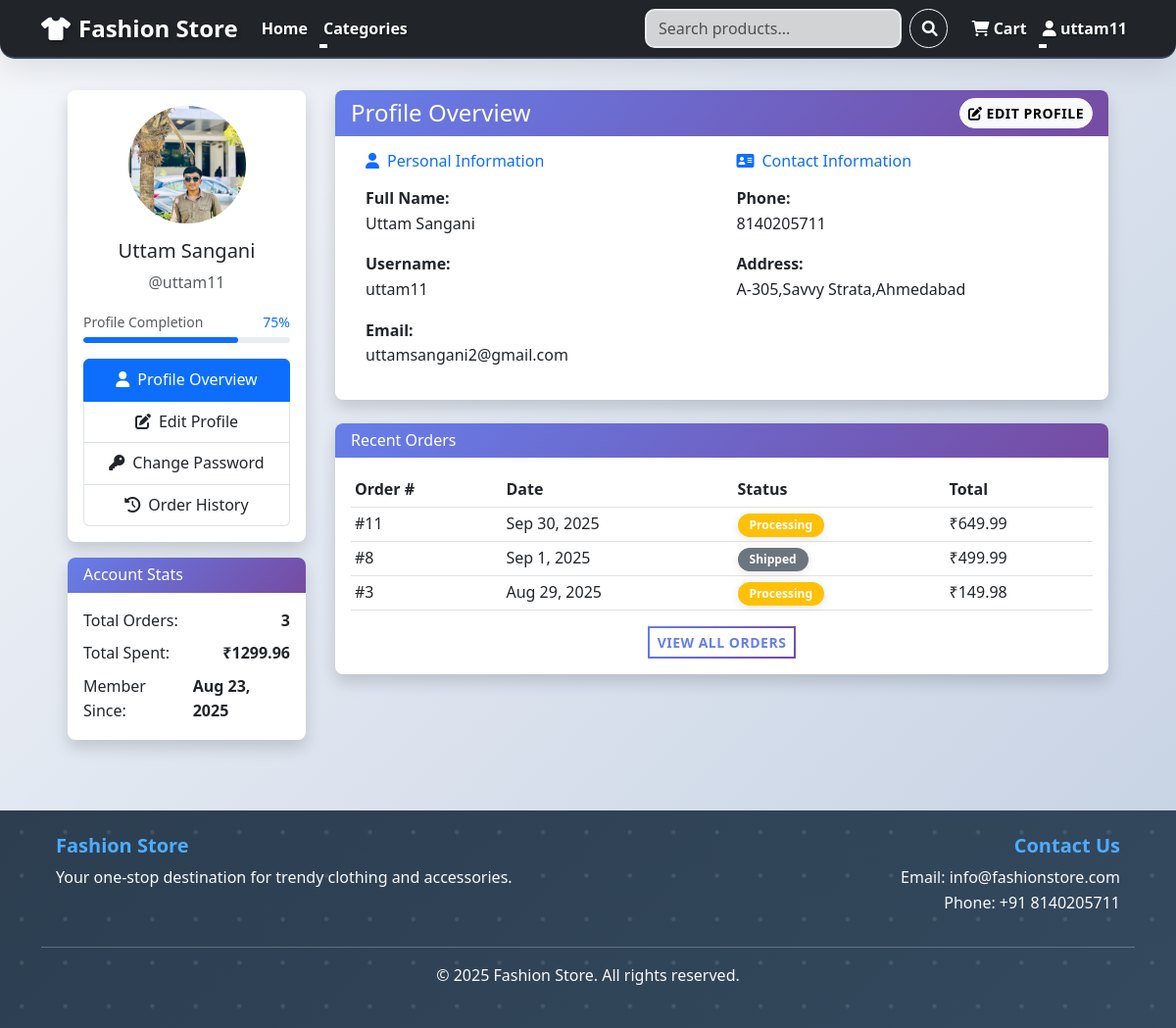
Page /profile/ (signed in) on the committed database.
### store/models.py (models this page shows, shortened)
class UserProfile(models.Model):
    GENDER_CHOICES = [
        ('M', 'Male'),
        ('F', 'Female'),
        ('O', 'Other'),
        ('N', 'Prefer not to say'),
    ]
    NOTIFICATION_PREFERENCES = {
        'order_updates': True,
        'promotional_emails': True,
        'newsletter': True,
        'price_drop_alerts': True,
        'back_in_stock': True,
        'wishlist_updates': True,
    }
    user = models.OneToOneField(User, on_delete=models.CASCADE)
    phone = models.CharField(max_length=15, blank=True)
    address = models.TextField(blank=True)
    date_of_birth = models.DateField(blank=True, null=True)
    gender = models.CharField(max_length=1, choices=GENDER_CHOICES, blank=True)
    bio = models.TextField(blank=True, max_length=500)
    website = models.URLField(blank=True)
    twitter = models.CharField(max_length=50, blank=True)
    instagram = models.CharField(max_length=50, blank=True)
    facebook = models.CharField(max_length=50, blank=True)
    profile_picture = models.ImageField(upload_to='profile_pictures/', blank=True, null=True)
    email_notifications = models.BooleanField(default=True)
    newsletter_subscription = models.BooleanField(default=False)
    notification_preferences = models.JSONField(default=dict)
    created_at = models.DateTimeField(auto_now_add=True)
    updated_at = models.DateTimeField(auto_now=True)
    wishlist = models.ManyToManyField(Product, related_name='wishlisted_by', blank=True)
    @property
    def profile_picture_url(self):
        if self.profile_picture:
            return self.profile_picture.url
        return '/static/images/default-avatar.png'
    @property
    def profile_completion_percentage(self):
        fields_to_check = [
            self.user.first_name, self.user.last_name, self.user.email,
            self.phone, self.address, self.profile_picture,
            self.date_of_birth, self.gender
        ]
        completed_fields = sum(1 for field in fields_to_check if field)
        total_fields = len(fields_to_check)
        return int((completed_fields / total_fields) * 100) if total_fields > 0 else 0

class Order(models.Model):
    STATUS_CHOICES = [
        ('pending', 'Pending'),
        ('processing', 'Processing'),
        ('shipped', 'Shipped'),
        ('delivered', 'Delivered'),
        ('cancelled', 'Cancelled'),
    ]
    user = models.ForeignKey(User, on_delete=models.CASCADE)
    items = models.ManyToManyField(Product, through='OrderItem')
    total_price = models.DecimalField(max_digits=10, decimal_places=2)
    status = models.CharField(max_length=20, choices=STATUS_CHOICES, default='pending')
    shipping_address = models.TextField()
    created_at = models.DateTimeField(auto_now_add=True)
    updated_at = models.DateTimeField(auto_now=True)

### store/views.py (the view)
# urls.py: path('profile/', views.profile_view, name='profile_view'),
@login_required
def profile_view(request):
    profile, created = UserProfile.objects.get_or_create(user=request.user)
    orders = Order.objects.filter(user=request.user)
    total_orders = orders.count()
    total_spent = orders.aggregate(total=Sum('total_price'))['total'] or 0
    context = {
        'profile': profile,
        'total_orders': total_orders,
        'total_spent': total_spent,
        'recent_orders': orders.order_by('-created_at')[:5]
    }
    return render(request, 'store/profile.html', context)

### store/templates/store/profile.html (shortened to what this page needs)
{% extends 'store/base.html' %}
{% block content %}
<div class="container mt-4">
    <div class="row">
        <div class="col-md-3 mb-4">
            <div class="card shadow">
                <div class="card-body text-center">
                    <img src="{{ profile.profile_picture_url }}"
                         alt="Profile Picture"
                         class="img-fluid rounded-circle mb-3"
                         style="width: 120px; height: 120px; object-fit: cover;">
                    <h5 class="card-title">{{ profile.user.get_full_name }}</h5>
                    <p class="text-muted">@{{ profile.user.username }}</p>
                    <div class="mb-3">
                        <div class="d-flex justify-content-between align-items-center mb-1">
                            <small class="text-muted">Profile Completion</small>
                            <small class="text-primary">{{ profile.profile_completion_percentage }}%</small>
                        </div>
                        <div class="progress" style="height: 6px;">
                            <div class="progress-bar bg-primary" role="progressbar"
                                 style="width: {{ profile.profile_completion_percentage }}%;"
                                 aria-valuenow="{{ profile.profile_completion_percentage }}"
                                 aria-valuemin="0" aria-valuemax="100"></div>
                        </div>
                    </div>
                    <div class="list-group">
                        <a href="{% url 'profile_view' %}" class="list-group-item list-group-item-action active">
                            <i class="fas fa-user me-2"></i>Profile Overview
                        </a>
                        <a href="{% url 'profile_edit' %}" class="list-group-item list-group-item-action">
                            <i class="fas fa-edit me-2"></i>Edit Profile
                        </a>
                        <a href="{% url 'change_password' %}" class="list-group-item list-group-item-action">
                            <i class="fas fa-key me-2"></i>Change Password
                        </a>
                        <a href="{% url 'order_history' %}" class="list-group-item list-group-item-action">
                            <i class="fas fa-history me-2"></i>Order History
                        </a>
                    </div>
                </div>
            </div>
            <div class="card shadow mt-3">
                <div class="card-header bg-light">
                    <h6 class="mb-0">Account Stats</h6>
                </div>
                <div class="card-body">
                    <div class="d-flex justify-content-between mb-2">
                        <span>Total Orders:</span>
                        <strong>{{ total_orders }}</strong>
                    </div>
                    <div class="d-flex justify-content-between mb-2">
                        <span>Total Spent:</span>
                        <strong>₹{{ total_spent|floatformat:2 }}</strong>
                    </div>
                    <div class="d-flex justify-content-between">
                        <span>Member Since:</span>
                        <strong>{{ profile.user.date_joined|date:"M j, Y" }}</strong>
                    </div>
                </div>
            </div>
        </div>
        <div class="col-md-9">
            <div class="card shadow mb-4">
                <div class="card-header bg-primary text-white d-flex justify-content-between align-items-center">
                    <h4 class="mb-0">Profile Overview</h4>
                    <a href="{% url 'profile_edit' %}" class="btn btn-light btn-sm">
                        <i class="fas fa-edit"></i> Edit Profile
                    </a>
                </div>
                <div class="card-body">
                    <div class="row">
                        <div class="col-md-6">
                            <h6 class="text-primary mb-3"><i class="fas fa-user me-2"></i>Personal Information</h6>
                            <div class="mb-3">
                                <strong>Full Name:</strong><br>
                                {{ profile.user.get_full_name }}
                            </div>
                            <div class="mb-3">
                                <strong>Username:</strong><br>
                                {{ profile.user.username }}
                            </div>
                            <div class="mb-3">
                                <strong>Email:</strong><br>
                                {{ profile.user.email }}
                            </div>
                        </div>
                        <div class="col-md-6">
                            <h6 class="text-primary mb-3"><i class="fas fa-address-card me-2"></i>Contact Information</h6>
                            {% if profile.phone %}
                            <div class="mb-3">
                                <strong>Phone:</strong><br>
                                {{ profile.phone }}
                            </div>
                            {% endif %}
                            {% if profile.address %}
                            <div class="mb-3">
                                <strong>Address:</strong><br>
                                {{ profile.address|linebreaks }}
                            </div>
                            {% endif %}
                        </div>
                    </div>
                </div>
            </div>
            {% if recent_orders %}
            <div class="card shadow">
                <div class="card-header bg-light">
                    <h6 class="mb-0">Recent Orders</h6>
                </div>
                <div class="card-body">
                    <div class="table-responsive">
                        <table class="table table-sm">
                            <thead>
                                <tr>
                                    <th>Order #</th>
                                    <th>Date</th>
                                    <th>Status</th>
                                    <th>Total</th>
                                </tr>
                            </thead>
                            <tbody>
                                {% for order in recent_orders %}
                                <tr>
                                    <td>#{{ order.id }}</td>
                                    <td>{{ order.created_at|date:"M j, Y" }}</td>
                                    <td>
                                        <span class="badge bg-{% if order.status == 'delivered' %}success{% elif order.status == 'processing' %}warning{% else %}secondary{% endif %}">
                                            {{ order.get_status_display }}
                                        </span>
                                    </td>
                                    <td>₹{{ order.total_price }}</td>
                                </tr>
                                {% endfor %}
                            </tbody>
                        </table>
                    </div>
                    <div class="text-center">
                        <a href="{% url 'order_history' %}" class="btn btn-outline-primary btn-sm">
                            View All Orders
                        </a>
                    </div>
                </div>
            </div>
            {% endif %}
        </div>
    </div>
</div>
<link rel="stylesheet" href="https://cdnjs.cloudflare.com/ajax/libs/font-awesome/6.0.0/css/all.min.css">
{% endblock %}

### store/templates/store/base.html (shortened to what this page needs)
<!DOCTYPE html>
<html lang="en">
<head>
    <link href="https://cdn.jsdelivr.net/npm/bootstrap@5.3.0/dist/css/bootstrap.min.css" rel="stylesheet">
    <link rel="stylesheet" href="https://cdnjs.cloudflare.com/ajax/libs/font-awesome/6.0.0/css/all.min.css">
    {% load static %}
    <link rel="stylesheet" href="{% static 'css/style.css' %}">
</head>
<body>
    <nav class="navbar navbar-expand-lg navbar-dark bg-dark">
        <div class="container">
            <a class="navbar-brand" href="{% url 'home' %}">
                <i class="fas fa-tshirt me-2"></i>Fashion Store
            </a>
            <div class="collapse navbar-collapse" id="navbarNav">
                <ul class="navbar-nav me-auto">
                    <li class="nav-item">
                        <a class="nav-link" href="{% url 'home' %}">Home</a>
                    </li>
                    <li class="nav-item dropdown">
                        <a class="nav-link dropdown-toggle" href="#" role="button" data-bs-toggle="dropdown">
                            Categories
                        </a>
                    </li>
                </ul>
                <form class="d-flex me-3" method="GET" action="{% url 'home' %}">
                    <input class="form-control me-2" type="search" name="q" placeholder="Search products..." value="{{ query|default:'' }}">
                    <button class="btn btn-outline-light" type="submit">
                        <i class="fas fa-search"></i>
                    </button>
                </form>
                <ul class="navbar-nav">
                    {% if user.is_authenticated %}
                        <li class="nav-item">
                            <a class="nav-link" href="{% url 'cart' %}">
                                <i class="fas fa-shopping-cart"></i> Cart
                            </a>
                        </li>
                        <li class="nav-item dropdown">
                            <a class="nav-link dropdown-toggle" href="#" role="button" data-bs-toggle="dropdown">
                                <i class="fas fa-user"></i> {{ user.username }}
                            </a>
                        </li>
                    {% endif %}
                </ul>
            </div>
        </div>
    </nav>
    <main class="container my-4">
        {% block content %}
        {% endblock %}
    </main>
    <footer class="bg-dark text-light py-4 mt-5">
        <div class="container">
            <div class="row">
                <div class="col-md-6">
                    <h5>Fashion Store</h5>
                    <p>Your one-stop destination for trendy clothing and accessories.</p>
                </div>
                <div class="col-md-6 text-md-end">
                    <h5>Contact Us</h5>
                    <p>Email: info@fashionstore.com<br>Phone: +91 8140205711</p>
                </div>
            </div>
            <hr>
            <div class="text-center">
                <p>&copy; 2025 Fashion Store. All rights reserved.</p>
            </div>
        </div>
    </footer>
    {% load static %}
</body>
</html>

### rows in the picture
UserProfile: profile_picture_url (picture), user.get_full_name "Uttam Sangani", user.username "uttam11", profile_completion_percentage "75", user.date_joined "Aug 23, 2025", user.email "uttamsangani2@gmail.com", phone "8140205711", address "A-305,Savvy Strata,Ahmedabad"
Order: id "11", created_at "Sep 30, 2025", status "Processing", total_price "649.99"
Order: id "8", created_at "Sep 1, 2025", status "Shipped", total_price "499.99"
Order: id "3", created_at "Aug 29, 2025", status "Processing", total_price "149.98"

### other values in the picture
{{ user.username }} "uttam11"
{{ total_orders }} "3"
{{ total_spent|floatformat:2 }} "1299.96"
